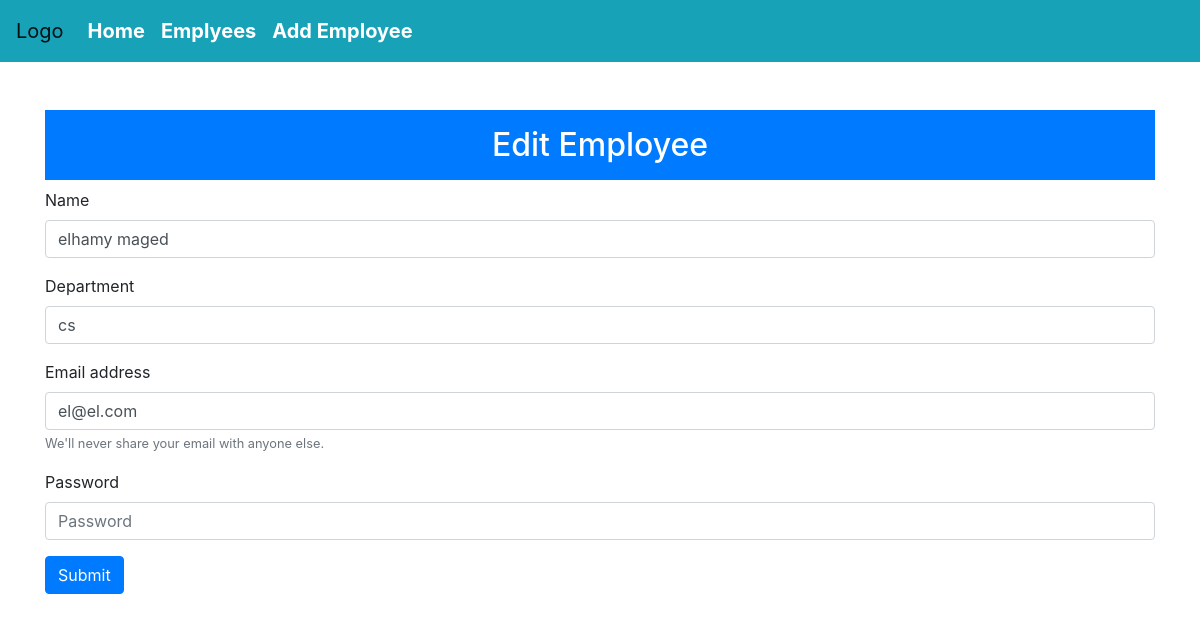
Page /edit-employee.php?id=6 on the committed database.
### tables this page shows
CREATE TABLE `employees` (
  `id` int(11) NOT NULL,
  `name` varchar(255) NOT NULL,
  `email` varchar(255) NOT NULL,
  `department` varchar(255) NOT NULL,
  `password` varchar(255) NOT NULL,
  `created_at` timestamp NOT NULL DEFAULT current_timestamp()
);

### db.php (called while the page is built, shortened)
<?php
class Database
{
    private $servername="localhost";
    private $username="root";
    private $password="";
    private $db="company2";
    private $conn;
    public function __construct()
    {
        $this->conn = mysqli_connect($this->servername, $this->username, $this->password,$this->db);
    }
    public function find($table,$id)
    {
        $id = filter_var($id,FILTER_VALIDATE_INT);
        $sql = "SELECT * FROM $table WHERE `id`='$id' LIMIT 1 ";
        $result = mysqli_query($this->conn,$sql);
        if(mysqli_query($this->conn,$sql))
        {
            if (mysqli_num_rows($result) > 0)
            {
              return mysqli_fetch_assoc($result);
            }
            else
            {
                return false;
            }
        }
        else
        {
            return die("Error : ".mysqli_error($this->conn));
        }
    }
}

### edit-employee.php (the view, shortened to what this page needs)
<?php include('header.php'); ?>
<?php include('nav.php'); ?>
<?php  $row = $db->find('employees',$_GET['id']); ?>
<?php if(isset($_GET['id']) && is_numeric($_GET['id']) && $row):  ?>
<div class="container">
    <div class="row">
        <div class="col-sm-12">
            <h2 class="p-3 col text-center mt-5 text-white bg-primary">  Edit Employee </h2>
        </div>
        <div class="col-sm-12">
            <form method="post" action="<?php $_SERVER['PHP_SELF']; ?>">
                <div class="form-group">
                    <label for="name">Name</label>
                    <input type="text" name="name" value="<?php echo $row['name']; ?>"   class="form-control" id="name"  placeholder="Enter name">
                </div>
                <div class="form-group">
                    <label for="department">Department</label>
                    <input type="text" name="department" value="<?php echo $row['department']; ?>" class="form-control" id="department"  placeholder="Enter department">
                </div>
                <div class="form-group">
                    <label for="exampleInputEmail1">Email address</label>
                    <input type="email" name="email" value="<?php echo $row['email']; ?>"  class="form-control" id="exampleInputEmail1" aria-describedby="emailHelp" placeholder="Enter email">
                    <small id="emailHelp" class="form-text text-muted">We'll never share your email with anyone else.</small>
                </div>
                <div class="form-group">
                    <label for="exampleInputPassword1">Password</label>
                    <input type="password" name="password" class="form-control" id="exampleInputPassword1" placeholder="Password">
                </div>
                <button type="submit" name="submit" class="btn btn-primary">Submit</button>
            </form>
        </div>
    </div>
</div>
<?php  endif;  ?>
<?php include('footer.php'); ?>

### rows in the picture
employees: name "elhamy maged", department "cs", email "el@el.com"
